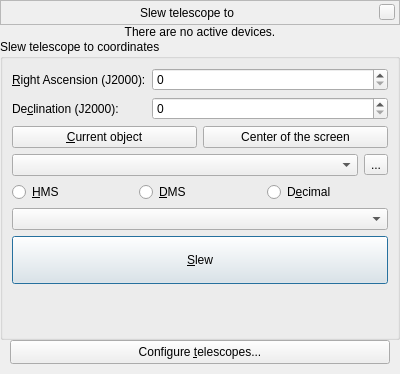
<?xml version="1.0" encoding="UTF-8"?>
<ui version="4.0">
 <class>slewDialog</class>
 <widget class="QWidget" name="slewDialog">
  <property name="geometry">
   <rect>
    <x>0</x>
    <y>0</y>
    <width>400</width>
    <height>374</height>
   </rect>
  </property>
  <property name="sizePolicy">
   <sizepolicy hsizetype="Preferred" vsizetype="Preferred">
    <horstretch>0</horstretch>
    <verstretch>0</verstretch>
   </sizepolicy>
  </property>
  <property name="minimumSize">
   <size>
    <width>400</width>
    <height>0</height>
   </size>
  </property>
  <layout class="QVBoxLayout" name="verticalLayout_4">
   <property name="spacing">
    <number>0</number>
   </property>
   <property name="sizeConstraint">
    <enum>QLayout::SetDefaultConstraint</enum>
   </property>
   <property name="leftMargin">
    <number>0</number>
   </property>
   <property name="topMargin">
    <number>0</number>
   </property>
   <property name="rightMargin">
    <number>0</number>
   </property>
   <property name="bottomMargin">
    <number>0</number>
   </property>
   <item>
    <widget class="BarFrame" name="TitleBar">
     <property name="sizePolicy">
      <sizepolicy hsizetype="Preferred" vsizetype="Preferred">
       <horstretch>0</horstretch>
       <verstretch>0</verstretch>
      </sizepolicy>
     </property>
     <property name="minimumSize">
      <size>
       <width>0</width>
       <height>25</height>
      </size>
     </property>
     <property name="maximumSize">
      <size>
       <width>16777215</width>
       <height>30</height>
      </size>
     </property>
     <property name="focusPolicy">
      <enum>Qt::NoFocus</enum>
     </property>
     <property name="autoFillBackground">
      <bool>false</bool>
     </property>
     <property name="frameShape">
      <enum>QFrame::StyledPanel</enum>
     </property>
     <layout class="QHBoxLayout">
      <property name="spacing">
       <number>6</number>
      </property>
      <property name="leftMargin">
       <number>0</number>
      </property>
      <property name="topMargin">
       <number>0</number>
      </property>
      <property name="rightMargin">
       <number>4</number>
      </property>
      <property name="bottomMargin">
       <number>0</number>
      </property>
      <item>
       <spacer name="leftSpacer">
        <property name="orientation">
         <enum>Qt::Horizontal</enum>
        </property>
        <property name="sizeHint" stdset="0">
         <size>
          <width>40</width>
          <height>20</height>
         </size>
        </property>
       </spacer>
      </item>
      <item>
       <widget class="QLabel" name="stelWindowTitle">
        <property name="text">
         <string>Slew telescope to</string>
        </property>
       </widget>
      </item>
      <item>
       <spacer name="rightSpacer">
        <property name="orientation">
         <enum>Qt::Horizontal</enum>
        </property>
        <property name="sizeHint" stdset="0">
         <size>
          <width>40</width>
          <height>20</height>
         </size>
        </property>
       </spacer>
      </item>
      <item>
       <widget class="QPushButton" name="closeStelWindow">
        <property name="minimumSize">
         <size>
          <width>16</width>
          <height>16</height>
         </size>
        </property>
        <property name="maximumSize">
         <size>
          <width>16</width>
          <height>16</height>
         </size>
        </property>
        <property name="focusPolicy">
         <enum>Qt::NoFocus</enum>
        </property>
        <property name="text">
         <string/>
        </property>
       </widget>
      </item>
     </layout>
    </widget>
   </item>
   <item>
    <widget class="QLabel" name="labelNoTelescopes">
     <property name="sizePolicy">
      <sizepolicy hsizetype="Expanding" vsizetype="Preferred">
       <horstretch>0</horstretch>
       <verstretch>0</verstretch>
      </sizepolicy>
     </property>
     <property name="text">
      <string>There are no active devices.</string>
     </property>
     <property name="alignment">
      <set>Qt::AlignCenter</set>
     </property>
     <property name="textInteractionFlags">
      <set>Qt::NoTextInteraction</set>
     </property>
    </widget>
   </item>
   <item>
    <widget class="QGroupBox" name="groupBoxSlew">
     <property name="sizePolicy">
      <sizepolicy hsizetype="Preferred" vsizetype="Preferred">
       <horstretch>0</horstretch>
       <verstretch>0</verstretch>
      </sizepolicy>
     </property>
     <property name="title">
      <string>Slew telescope to coordinates</string>
     </property>
     <layout class="QVBoxLayout" name="verticalLayout_2">
      <item>
       <widget class="QFrame" name="frameCoordinates">
        <property name="sizePolicy">
         <sizepolicy hsizetype="Preferred" vsizetype="Preferred">
          <horstretch>0</horstretch>
          <verstretch>0</verstretch>
         </sizepolicy>
        </property>
        <layout class="QGridLayout" name="gridLayout">
         <property name="leftMargin">
          <number>0</number>
         </property>
         <property name="topMargin">
          <number>0</number>
         </property>
         <property name="rightMargin">
          <number>0</number>
         </property>
         <property name="bottomMargin">
          <number>0</number>
         </property>
         <item row="0" column="0">
          <widget class="QLabel" name="labelRA">
           <property name="sizePolicy">
            <sizepolicy hsizetype="Minimum" vsizetype="Preferred">
             <horstretch>0</horstretch>
             <verstretch>0</verstretch>
            </sizepolicy>
           </property>
           <property name="text">
            <string>&amp;Right Ascension (J2000):</string>
           </property>
           <property name="buddy">
            <cstring>spinBoxRA</cstring>
           </property>
          </widget>
         </item>
         <item row="1" column="0">
          <widget class="QLabel" name="labelDec">
           <property name="sizePolicy">
            <sizepolicy hsizetype="Minimum" vsizetype="Preferred">
             <horstretch>0</horstretch>
             <verstretch>0</verstretch>
            </sizepolicy>
           </property>
           <property name="text">
            <string>De&amp;clination (J2000):</string>
           </property>
           <property name="buddy">
            <cstring>spinBoxDec</cstring>
           </property>
          </widget>
         </item>
         <item row="1" column="2">
          <widget class="AngleSpinBox" name="spinBoxDec">
           <property name="sizePolicy">
            <sizepolicy hsizetype="Preferred" vsizetype="Fixed">
             <horstretch>0</horstretch>
             <verstretch>0</verstretch>
            </sizepolicy>
           </property>
          </widget>
         </item>
         <item row="0" column="2">
          <widget class="AngleSpinBox" name="spinBoxRA">
           <property name="sizePolicy">
            <sizepolicy hsizetype="Expanding" vsizetype="Fixed">
             <horstretch>0</horstretch>
             <verstretch>0</verstretch>
            </sizepolicy>
           </property>
          </widget>
         </item>
        </layout>
       </widget>
      </item>
      <item>
       <layout class="QHBoxLayout" name="horizontalLayout_2">
        <item>
         <widget class="QPushButton" name="pushButtonCurrent">
          <property name="text">
           <string>&amp;Current object</string>
          </property>
         </widget>
        </item>
        <item>
         <widget class="QPushButton" name="pushButtonCenter">
          <property name="text">
           <string>Center of the screen</string>
          </property>
         </widget>
        </item>
       </layout>
      </item>
      <item>
       <layout class="QVBoxLayout" name="verticalLayout">
        <item>
         <layout class="QHBoxLayout" name="horizontalLayout_3">
          <item>
           <widget class="QComboBox" name="comboBoxStoredPoints"/>
          </item>
          <item>
           <widget class="QToolButton" name="toolButtonStoredPoints">
            <property name="text">
             <string>...</string>
            </property>
           </widget>
          </item>
         </layout>
        </item>
       </layout>
      </item>
      <item>
       <widget class="QFrame" name="frameFormat">
        <property name="sizePolicy">
         <sizepolicy hsizetype="Preferred" vsizetype="Preferred">
          <horstretch>0</horstretch>
          <verstretch>0</verstretch>
         </sizepolicy>
        </property>
        <property name="frameShape">
         <enum>QFrame::NoFrame</enum>
        </property>
        <property name="frameShadow">
         <enum>QFrame::Plain</enum>
        </property>
        <layout class="QHBoxLayout" name="horizontalLayout">
         <property name="spacing">
          <number>6</number>
         </property>
         <property name="leftMargin">
          <number>0</number>
         </property>
         <property name="topMargin">
          <number>0</number>
         </property>
         <property name="rightMargin">
          <number>0</number>
         </property>
         <property name="bottomMargin">
          <number>0</number>
         </property>
         <item>
          <widget class="QRadioButton" name="radioButtonHMS">
           <property name="toolTip">
            <string>Hours-minutes-seconds format</string>
           </property>
           <property name="text">
            <string>&amp;HMS</string>
           </property>
          </widget>
         </item>
         <item>
          <widget class="QRadioButton" name="radioButtonDMS">
           <property name="toolTip">
            <string>Degrees-minutes-seconds format</string>
           </property>
           <property name="text">
            <string>&amp;DMS</string>
           </property>
          </widget>
         </item>
         <item>
          <widget class="QRadioButton" name="radioButtonDecimal">
           <property name="toolTip">
            <string>Decimal degrees</string>
           </property>
           <property name="text">
            <string>D&amp;ecimal</string>
           </property>
          </widget>
         </item>
        </layout>
       </widget>
      </item>
      <item>
       <widget class="QFrame" name="frameTelescope">
        <property name="sizePolicy">
         <sizepolicy hsizetype="Preferred" vsizetype="Fixed">
          <horstretch>0</horstretch>
          <verstretch>0</verstretch>
         </sizepolicy>
        </property>
        <layout class="QVBoxLayout" name="verticalLayout_3">
         <property name="spacing">
          <number>6</number>
         </property>
         <property name="leftMargin">
          <number>0</number>
         </property>
         <property name="topMargin">
          <number>0</number>
         </property>
         <property name="rightMargin">
          <number>0</number>
         </property>
         <property name="bottomMargin">
          <number>0</number>
         </property>
         <item>
          <widget class="QComboBox" name="comboBoxTelescope">
           <property name="sizePolicy">
            <sizepolicy hsizetype="MinimumExpanding" vsizetype="Fixed">
             <horstretch>0</horstretch>
             <verstretch>0</verstretch>
            </sizepolicy>
           </property>
           <property name="insertPolicy">
            <enum>QComboBox::InsertAlphabetically</enum>
           </property>
          </widget>
         </item>
         <item>
          <widget class="QPushButton" name="pushButtonSlew">
           <property name="minimumSize">
            <size>
             <width>50</width>
             <height>48</height>
            </size>
           </property>
           <property name="text">
            <string>&amp;Slew</string>
           </property>
           <property name="default">
            <bool>true</bool>
           </property>
          </widget>
         </item>
        </layout>
       </widget>
      </item>
      <item>
       <layout class="QVBoxLayout" name="controlWidgetLayout"/>
      </item>
      <item>
       <spacer name="verticalSpacer">
        <property name="orientation">
         <enum>Qt::Vertical</enum>
        </property>
        <property name="sizeHint" stdset="0">
         <size>
          <width>20</width>
          <height>40</height>
         </size>
        </property>
       </spacer>
      </item>
     </layout>
    </widget>
   </item>
   <item>
    <widget class="QPushButton" name="pushButtonConfigure">
     <property name="sizePolicy">
      <sizepolicy hsizetype="Expanding" vsizetype="Fixed">
       <horstretch>0</horstretch>
       <verstretch>0</verstretch>
      </sizepolicy>
     </property>
     <property name="minimumSize">
      <size>
       <width>0</width>
       <height>34</height>
      </size>
     </property>
     <property name="styleSheet">
      <string notr="true">margin-left:10px;
margin-right:10px;
margin-bottom:10px;</string>
     </property>
     <property name="text">
      <string>Configure &amp;telescopes...</string>
     </property>
    </widget>
   </item>
  </layout>
 </widget>
 <customwidgets>
  <customwidget>
   <class>BarFrame</class>
   <extends>QFrame</extends>
   <header>Dialog.hpp</header>
   <container>1</container>
  </customwidget>
  <customwidget>
   <class>AngleSpinBox</class>
   <extends>QSpinBox</extends>
   <header location="global">AngleSpinBox.hpp</header>
  </customwidget>
 </customwidgets>
 <tabstops>
  <tabstop>spinBoxRA</tabstop>
  <tabstop>spinBoxDec</tabstop>
  <tabstop>radioButtonHMS</tabstop>
  <tabstop>radioButtonDMS</tabstop>
  <tabstop>radioButtonDecimal</tabstop>
  <tabstop>comboBoxTelescope</tabstop>
  <tabstop>pushButtonSlew</tabstop>
  <tabstop>pushButtonConfigure</tabstop>
 </tabstops>
 <resources/>
 <connections/>
</ui>
